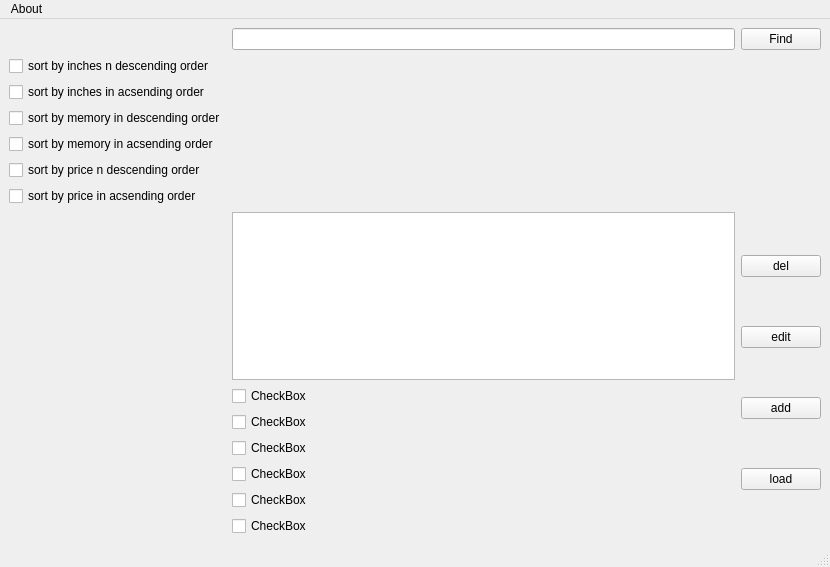
<?xml version="1.0" encoding="UTF-8"?>
<ui version="4.0">
 <class>MainWindow</class>
 <widget class="QMainWindow" name="MainWindow">
  <property name="geometry">
   <rect>
    <x>0</x>
    <y>0</y>
    <width>830</width>
    <height>567</height>
   </rect>
  </property>
  <property name="windowTitle">
   <string>MainWindow</string>
  </property>
  <widget class="QWidget" name="centralwidget">
   <layout class="QGridLayout" name="gridLayout">
    <item row="5" column="0">
     <widget class="QCheckBox" name="checkBox_2">
      <property name="text">
       <string>sort by memory in descending order</string>
      </property>
     </widget>
    </item>
    <item row="1" column="4">
     <widget class="QPushButton" name="FindButton">
      <property name="text">
       <string>Find</string>
      </property>
     </widget>
    </item>
    <item row="1" column="3">
     <widget class="QLineEdit" name="lineEdit"/>
    </item>
    <item row="6" column="0">
     <widget class="QCheckBox" name="checkBox_12">
      <property name="text">
       <string>sort by memory in acsending order</string>
      </property>
     </widget>
    </item>
    <item row="11" column="3">
     <layout class="QVBoxLayout" name="verticalLayout_2">
      <item>
       <widget class="QTableView" name="tableView">
        <property name="editTriggers">
         <set>QAbstractItemView::AnyKeyPressed|QAbstractItemView::DoubleClicked|QAbstractItemView::EditKeyPressed</set>
        </property>
        <property name="dragEnabled">
         <bool>true</bool>
        </property>
       </widget>
      </item>
      <item>
       <widget class="QCheckBox" name="checkBox_5">
        <property name="text">
         <string>CheckBox</string>
        </property>
       </widget>
      </item>
      <item>
       <widget class="QCheckBox" name="checkBox_6">
        <property name="text">
         <string>CheckBox</string>
        </property>
       </widget>
      </item>
      <item>
       <widget class="QCheckBox" name="checkBox_9">
        <property name="text">
         <string>CheckBox</string>
        </property>
       </widget>
      </item>
      <item>
       <widget class="QCheckBox" name="checkBox_7">
        <property name="text">
         <string>CheckBox</string>
        </property>
       </widget>
      </item>
      <item>
       <widget class="QCheckBox" name="checkBox_8">
        <property name="text">
         <string>CheckBox</string>
        </property>
       </widget>
      </item>
      <item>
       <widget class="QCheckBox" name="checkBox_4">
        <property name="text">
         <string>CheckBox</string>
        </property>
       </widget>
      </item>
     </layout>
    </item>
    <item row="0" column="0">
     <layout class="QVBoxLayout" name="verticalLayout_3"/>
    </item>
    <item row="9" column="0">
     <widget class="QCheckBox" name="checkBox">
      <property name="text">
       <string>sort by price n descending order</string>
      </property>
     </widget>
    </item>
    <item row="10" column="0">
     <widget class="QCheckBox" name="checkBox_10">
      <property name="text">
       <string>sort by price in acsending order</string>
      </property>
     </widget>
    </item>
    <item row="11" column="4">
     <layout class="QVBoxLayout" name="verticalLayout">
      <item>
       <widget class="QPushButton" name="del_Button">
        <property name="text">
         <string>del</string>
        </property>
       </widget>
      </item>
      <item>
       <widget class="QPushButton" name="edit_Button">
        <property name="text">
         <string>edit</string>
        </property>
       </widget>
      </item>
      <item>
       <widget class="QPushButton" name="add_Button">
        <property name="text">
         <string>add</string>
        </property>
       </widget>
      </item>
      <item>
       <widget class="QPushButton" name="pushButton">
        <property name="text">
         <string>load</string>
        </property>
       </widget>
      </item>
     </layout>
    </item>
    <item row="3" column="0">
     <widget class="QCheckBox" name="checkBox_3">
      <property name="text">
       <string>sort by inches n descending order</string>
      </property>
     </widget>
    </item>
    <item row="4" column="0">
     <widget class="QCheckBox" name="checkBox_11">
      <property name="text">
       <string>sort by inches in acsending order</string>
      </property>
     </widget>
    </item>
   </layout>
  </widget>
  <widget class="QMenuBar" name="menubar">
   <property name="geometry">
    <rect>
     <x>0</x>
     <y>0</y>
     <width>830</width>
     <height>22</height>
    </rect>
   </property>
   <widget class="QMenu" name="menuAbout">
    <property name="title">
     <string>About</string>
    </property>
    <addaction name="actionLogo"/>
   </widget>
   <addaction name="menuAbout"/>
  </widget>
  <widget class="QStatusBar" name="statusbar"/>
  <action name="actionLogo">
   <property name="text">
    <string>Logo</string>
   </property>
  </action>
 </widget>
 <resources/>
 <connections/>
</ui>
